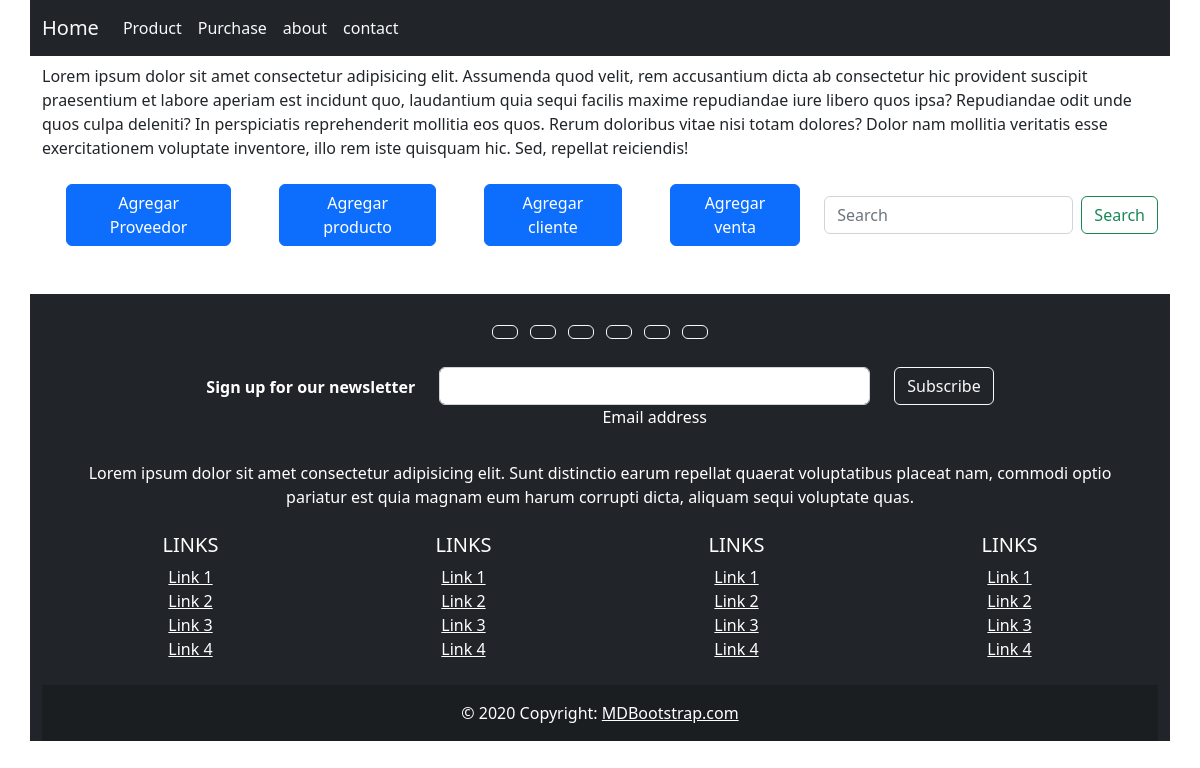
The page /product/ on the database as committed earlier.
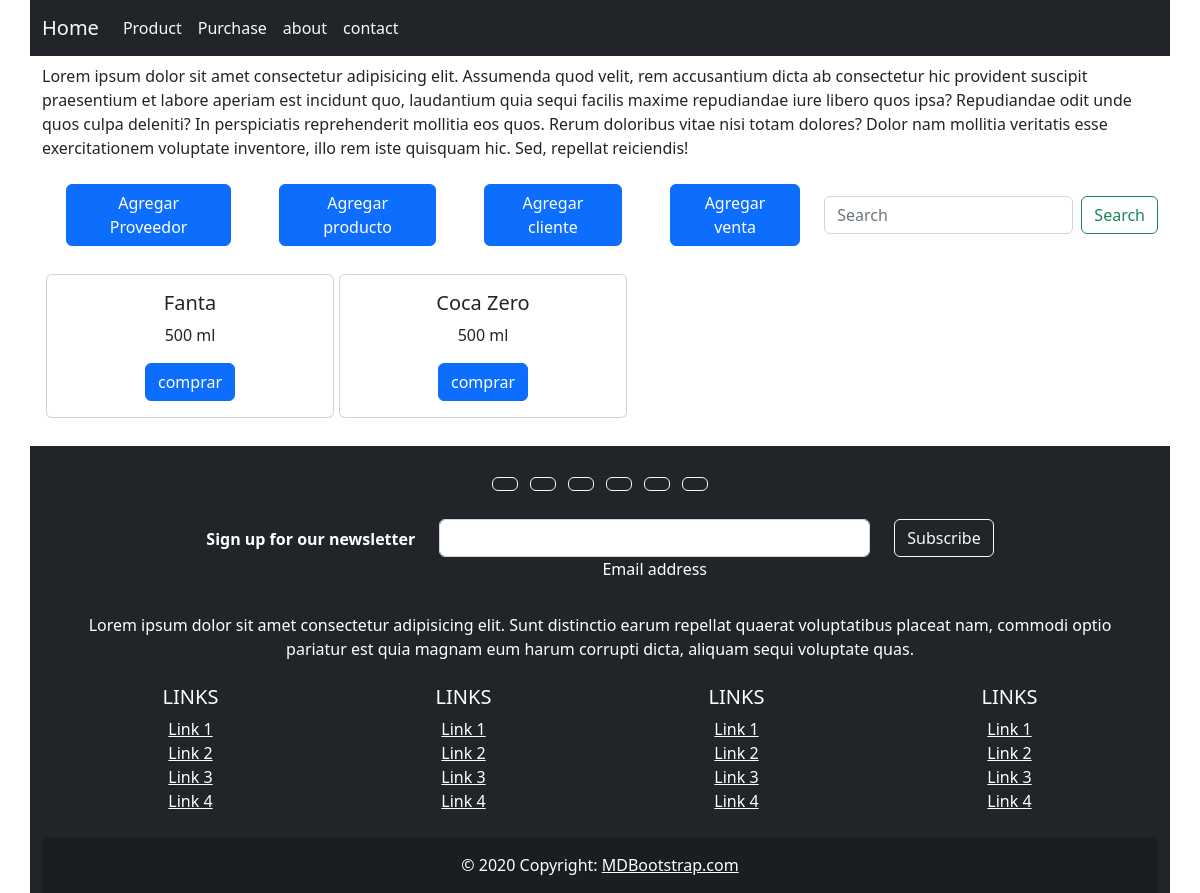
The same page on the database as committed later.
### app_kiosco/models.py (models this page shows, shortened)
class Product(models.Model):
    name = models.CharField(max_length=200)
    size = models.IntegerField()
    code = models.IntegerField()
    brand = models.ForeignKey(Provider, on_delete=models.CASCADE)

### app_kiosco/views.py (the view)
# urls.py: path('product/', views.product, name = "product"),
def product(request):
    return render(request, 'product.html', {'products': Product.objects.all()} )

### app_kiosco/templates/product.html
{% extends 'layout/nav.html' %}
{% block content %}
<div class="container mt-5 pt-3">
  <div>
    Lorem ipsum dolor sit amet consectetur adipisicing elit. Assumenda quod
    velit, rem accusantium dicta ab consectetur hic provident suscipit
    praesentium et labore aperiam est incidunt quo, laudantium quia sequi
    facilis maxime repudiandae iure libero quos ipsa? Repudiandae odit unde quos
    culpa deleniti? In perspiciatis reprehenderit mollitia eos quos. Rerum
    doloribus vitae nisi totam dolores? Dolor nam mollitia veritatis esse
    exercitationem voluptate inventore, illo rem iste quisquam hic. Sed,
    repellat reiciendis!
  </div>
  <div class="justify-content-around d-flex flex-fill">
    <a href="/form_brand" class="btn btn-primary m-4">Agregar Proveedor</a>
    <a href="/form_product" class="btn btn-primary m-4">Agregar producto</a>
    <a href="/form_client" class="btn btn-primary m-4">Agregar cliente</a>
    <a href="/form_purchase" class="btn btn-primary m-4">Agregar venta</a>
    <div class="d-flex m-auto">
      <form class="d-flex" role="search" action="/product_search/" method="POST">{% csrf_token %}
        <input class="form-control me-2" name="search" type="search" placeholder="Search" aria-label="Search">
        <button class="btn btn-outline-success" type="submit">Search</button>
      </form>
    </div>
  </div>
  <div class="mb-4">
    <div class="text-center">
      <div class="row">
        {% for product in products %}
        <div class="col-3 m-1">
          <div class="card" style="width: 18rem">
            <div class="card-body">
              <h5 class="card-title">{{product.name}}</h5>
              <p class="card-text">{{product.size}} ml</p>
              <a href="/form_purchase/" class="btn btn-primary">comprar</a>
            </div>
          </div>
        </div>
        {% endfor %}
      </div>
    </div>
  </div>
</div>
{% endblock %}

### app_kiosco/templates/layout/nav.html (shortened to what this page needs)
<!DOCTYPE html>
<html lang="en">
  <head>
    <link
      href="https://cdn.jsdelivr.net/npm/bootstrap@5.2.3/dist/css/bootstrap.min.css"
      rel="stylesheet"
    />
  </head>
  <body>
    <nav class="navbar navbar-expand-lg bg-dark container fixed-top" data-bs-theme="dark">
      <div class="container-fluid">
        <a class="navbar-brand text-light" aria-current="page" href="/">Home</a>
        <div class="collapse navbar-collapse" id="navbarNav">
          <ul class="navbar-nav">
            <li class="nav-item">
              <a class="nav-link text-light" aria-current="page" href="/product"
                >Product</a
              >
            </li>
            <li class="nav-item">
              <a
                class="nav-link text-light"
                aria-current="page"
                href="/purchase"
                >Purchase</a
              >
            </li>
            <li class="nav-item">
              <a class="nav-link text-light" aria-current="page" href="/about"
                >about</a
              >
            </li>
            <li class="nav-item">
              <a class="nav-link text-light" aria-current="page" href="/contact"
                >contact</a
              >
            </li>
          </ul>
        </div>
      </div>
    </nav>
      {% block content %}
        {% endblock %}
    <footer class="bg-dark text-center text-white container">
      <div class="container p-4">
        <section class="mb-4">
          <a
            class="btn btn-outline-light btn-floating m-1"
            href="#!"
            role="button"
            ></a>
          <a
            class="btn btn-outline-light btn-floating m-1"
            href="#!"
            role="button"
            ></a>
          <a
            class="btn btn-outline-light btn-floating m-1"
            href="#!"
            role="button"
            ></a>
          <a
            class="btn btn-outline-light btn-floating m-1"
            href="#!"
            role="button"
            ></a>
          <a
            class="btn btn-outline-light btn-floating m-1"
            href="#!"
            role="button"
            ></a>
          <a
            class="btn btn-outline-light btn-floating m-1"
            href="#!"
            role="button"
            ></a>
        </section>
        <section class="">
          <form action="">
            <div class="row d-flex justify-content-center">
              <div class="col-auto">
                <p class="pt-2">
                  <strong>Sign up for our newsletter</strong>
                </p>
              </div>
              <div class="col-md-5 col-12">
                <div class="form-outline form-white mb-4">
                  <input
                    type="email"
                    id="form5Example21"
                    class="form-control"
                  />
                  <label class="form-label" for="form5Example21"
                    >Email address</label
                  >
                </div>
              </div>
              <div class="col-auto">
                <button type="submit" class="btn btn-outline-light mb-4">
                  Subscribe
                </button>
              </div>
            </div>
          </form>
        </section>
        <section class="mb-4">
          <p>
            Lorem ipsum dolor sit amet consectetur adipisicing elit. Sunt
            distinctio earum repellat quaerat voluptatibus placeat nam, commodi
            optio pariatur est quia magnam eum harum corrupti dicta, aliquam
            sequi voluptate quas.
          </p>
        </section>
        <section class="">
          <div class="row">
            <div class="col-lg-3 col-md-6 mb-4 mb-md-0">
              <h5 class="text-uppercase">Links</h5>
              <ul class="list-unstyled mb-0">
                <li>
                  <a href="#!" class="text-white">Link 1</a>
                </li>
                <li>
                  <a href="#!" class="text-white">Link 2</a>
                </li>
                <li>
                  <a href="#!" class="text-white">Link 3</a>
                </li>
                <li>
                  <a href="#!" class="text-white">Link 4</a>
                </li>
              </ul>
            </div>
            <div class="col-lg-3 col-md-6 mb-4 mb-md-0">
              <h5 class="text-uppercase">Links</h5>
              <ul class="list-unstyled mb-0">
                <li>
                  <a href="#!" class="text-white">Link 1</a>
                </li>
                <li>
                  <a href="#!" class="text-white">Link 2</a>
                </li>
                <li>
                  <a href="#!" class="text-white">Link 3</a>
                </li>
                <li>
                  <a href="#!" class="text-white">Link 4</a>
                </li>
              </ul>
            </div>
            <div class="col-lg-3 col-md-6 mb-4 mb-md-0">
              <h5 class="text-uppercase">Links</h5>
              <ul class="list-unstyled mb-0">
                <li>
                  <a href="#!" class="text-white">Link 1</a>
                </li>
                <li>
                  <a href="#!" class="text-white">Link 2</a>
                </li>
                <li>
                  <a href="#!" class="text-white">Link 3</a>
                </li>
                <li>
                  <a href="#!" class="text-white">Link 4</a>
                </li>
              </ul>
            </div>
            <div class="col-lg-3 col-md-6 mb-4 mb-md-0">
              <h5 class="text-uppercase">Links</h5>
              <ul class="list-unstyled mb-0">
                <li>
                  <a href="#!" class="text-white">Link 1</a>
                </li>
                <li>
                  <a href="#!" class="text-white">Link 2</a>
                </li>
                <li>
                  <a href="#!" class="text-white">Link 3</a>
                </li>
                <li>
                  <a href="#!" class="text-white">Link 4</a>
                </li>
              </ul>
            </div>
          </div>
        </section>
      </div>
      <div class="text-center p-3" style="background-color: rgba(0, 0, 0, 0.2)">
        © 2020 Copyright:
        <a class="text-white" href="https://mdbootstrap.com/"
          >MDBootstrap.com</a
        >
      </div>
    </footer>
  </body>
</html>

Rows that differ between the two databases and show on the page:
added Product: name "Fanta", size "500"
added Product: name "Coca Zero", size "500"
